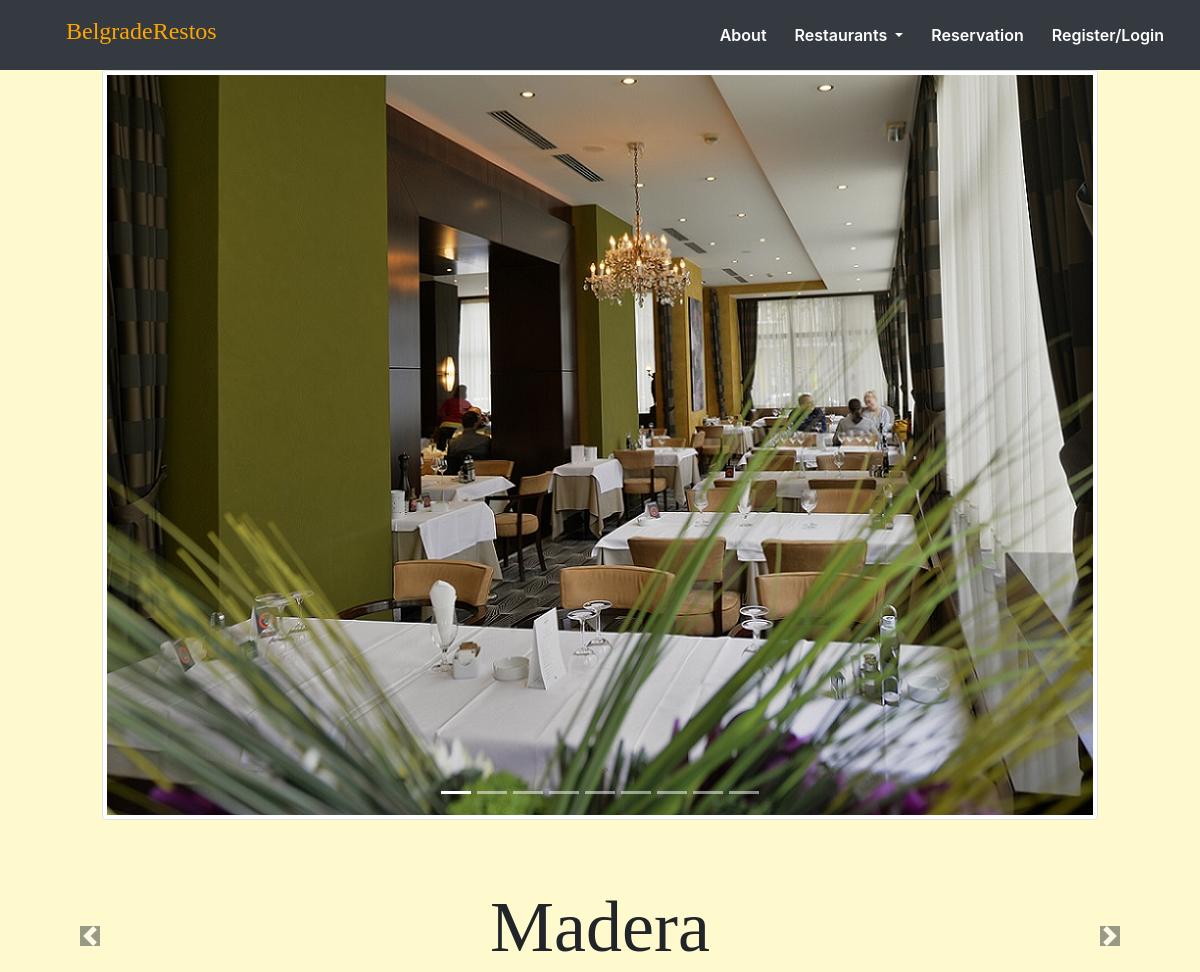
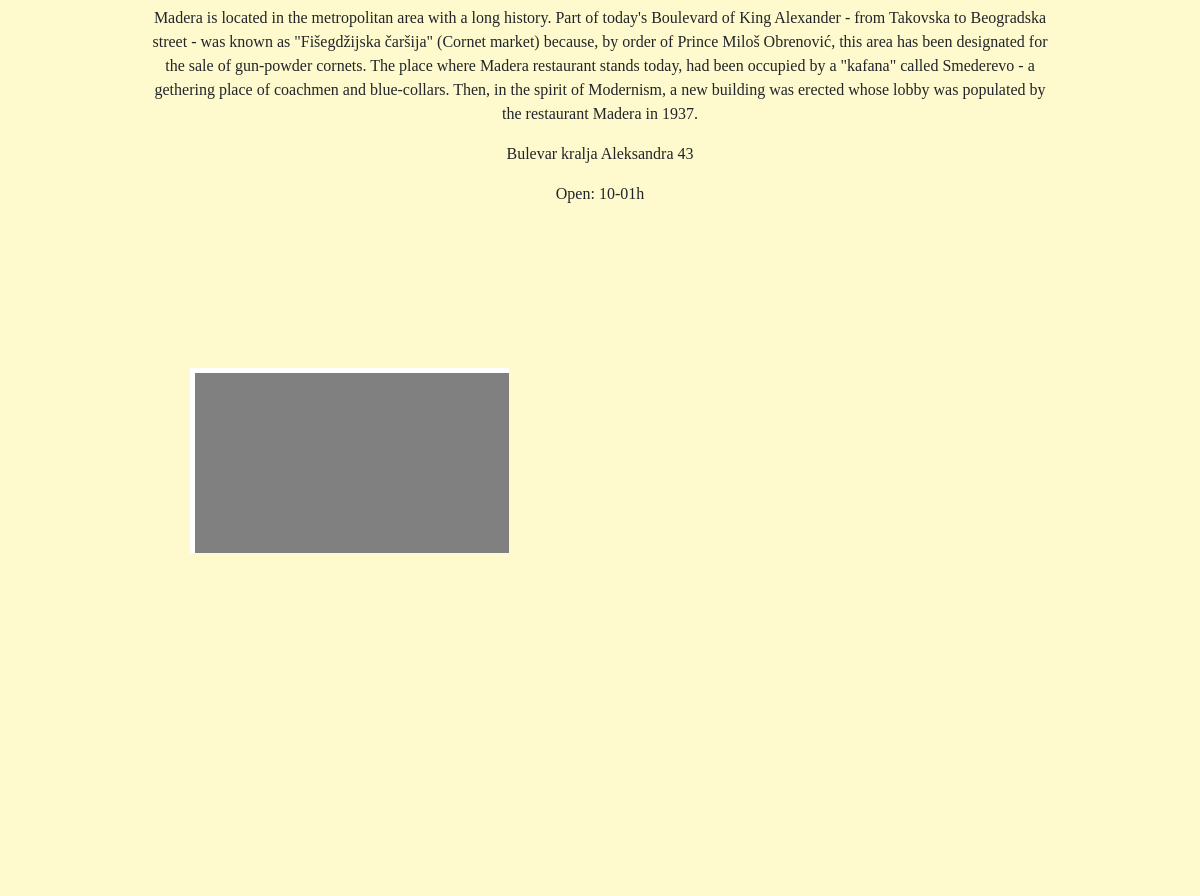
Page /madera.php on the committed database (2 pictures, top to bottom).
### tables this page shows
CREATE TABLE `restorani` (
  `id` bigint(20) NOT NULL,
  `Name` varchar(255) NOT NULL,
  `Address` varchar(100) NOT NULL,
  `ContactInfo` varchar(255) NOT NULL,
  `About` varchar(1500) NOT NULL,
  `WorkingHours` text NOT NULL
);

### madera.php (the view, shortened to what this page needs)
<!DOCTYPE html>
<html>
<head>
<?php
	include_once 'metatags.php';
	?>
</head>
<body id="madera">
	<?php
		include 'components/navbar.php';
	?>
	<?php
	include_once 'navbar.php';
	?>
		<div class="container">
			<div id="photosLovac" class="carousel slide d-none d-sm-block text-center" data-ride="carousel">
				<ul class="carousel-indicators">
					<li data-target="#photosLovac" data-slide-to="0" class="active"></li>
					<li data-target="#photosLovac" data-slide-to="1"></li>
					<li data-target="#photosLovac" data-slide-to="2"></li>
					<li data-target="#photosLovac" data-slide-to="3"></li>
					<li data-target="#photosLovac" data-slide-to="4"></li>
					<li data-target="#photosLovac" data-slide-to="5"></li>
					<li data-target="#photosLovac" data-slide-to="6"></li>
					<li data-target="#photosLovac" data-slide-to="7"></li>
					<li data-target="#photosLovac" data-slide-to="8"></li>
				</ul>
				<div class="carousel-inner">
					<div class="carousel-item active">
						<img class="img-thumbnail" src=".\photos\madera\madera1.jpg">
					</div>
				</div>
			</div>
			<a class="carousel-control-prev" href="#photosLovac" data-slide="prev">
				<p class="carousel-control-prev-icon bg-dark"></p>
			</a>
			<a class="carousel-control-next" href="#photosLovac" data-slide="next">
				<p class="carousel-control-next-icon bg-dark"></p>
			</a>
		</div>
		<div id="infoRestaurants">
        <?php
                $connection = mysqli_connect('localhost', 'root', '', 'dbzavrsniprojekat');
                if (mysqli_connect_errno()) {
                    echo 'There is problem with connection: '. mysqli_connect_errno();
                } else {
                    $query = 'SELECT * FROM restorani WHERE Name = "Madera"';
                    $result = mysqli_query($connection, $query);
                    if($result == false) {
                        echo '<div class="jumbotron">';
                        echo 'Error with the query: '.mysqli_error($connection);
                        echo '</div>';
                    } else {
                        $number_of_restorani = mysqli_num_rows($result);
                        for ($i = 0; $i < $number_of_restorani; $i++) {
                            $restoran = mysqli_fetch_assoc($result);
                            echo'<div class="jumbotron text-center" style="background:transparent !important">';
                            echo '<h3 class="display-3">' . $restoran["Name"] . '</h3>';
                            echo '<p>' . $restoran["About"] . '</p>';
                            echo '<p>' . $restoran["Address"] . '</p>';
                            echo '<p>' . $restoran["WorkingHours"] . '</p>';
                            echo '</div>';
                            }
                        }
                }
                ?>
            </div>
            <div id="socialnetlinks">
			<a href="https://www.facebook.com/RestoranMadera/" target="_blank"><img class="icons" src=".\.\photos\ambar\icon.png" alt="fbicon"></a>
			<a href="https://www.instagram.com/explore/locations/129335157126395/restoran-madera/?hl=hr" target="_blank"><img class="icons" src=".\.\photos\ambar\instagram.png" alt="insticon"></a>
			<a href="https://www.tripadvisor.com/Restaurant_Review-g294472-d815101-Reviews-Madera-Belgrade.html" target="_blank"><img class="icons" src=".\.\photos\ambar\tripadvisor-logotype.png" alt="tripadicon"></a>
		</div>
		<div class="row">
			<div id="map" class="col-8 offset-2 mt-0 mb-5">
 </div>
	</div>
</body>
</html>

### style.css (style rules this page uses)
body { background-color: lemonchiffon !important; width:100%; height:100%; }
#madera { background-image: url(././photos/madera/642230-POM9DO-545.jpg); background-size: 100%; text-align: center; }
#infoRestaurants { font-family: "My Custom Font"; }
#map { width: 60%; height: 500px; background-color: grey; border: 5px white solid; }
.icons { height: 30px; width: 30px; }
#socialnetlinks { text-align: center; margin-bottom: 20px; }
.jumbotron { width: 80%; margin: auto; }

### rows in the picture
restorani: Name "Madera", About "Madera is located in the metropolitan area with a long history. Part of today's Boulevard of King Alexander - from Takovska to Beogradska street - was known as \"Fišegdžijska čaršija\" (Cornet market) because, by order of Prince Miloš Obrenović, this area has been designated for the sale of gun-powder cornets. The place where Madera restaurant stands today, had been occupied by a \"kafana\" called Smederevo - a gethering place of coachmen and blue-collars. Then, in the spirit of Modernism, a new building was erected whose lobby was populated by the restaurant Madera in 1937.", Address "Bulevar kralja Aleksandra 43", WorkingHours "Open: 10-01h"
